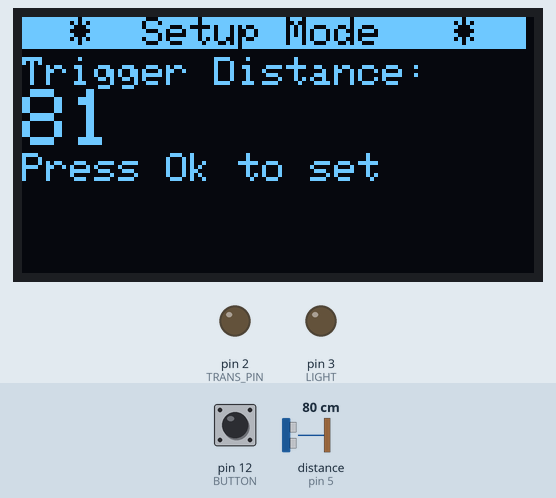
Recording of a sketch running on a simulated Arduino Uno, built with avr-gcc and run on an emulated ATmega328P. Shown: 128×64 one-colour display, output pins drawn as LEDs (lit = HIGH). The test bench sets the inputs (shaded band); at power-on: pin 12 (BUTTON) LOW, distance to the obstacle (sensor on pin 5) 80 cm. The echo pulse lasts 58.3 µs per cm; random numbers use the default seed unless the sketch sets one.

Above: at 3.2 s.
3.3 s: pin 12 (BUTTON) pulled HIGH for 3.2 s
At 3.9 s:
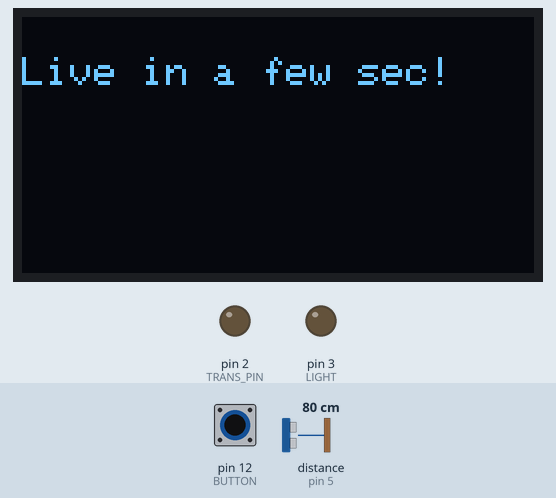
At 21.8 s:
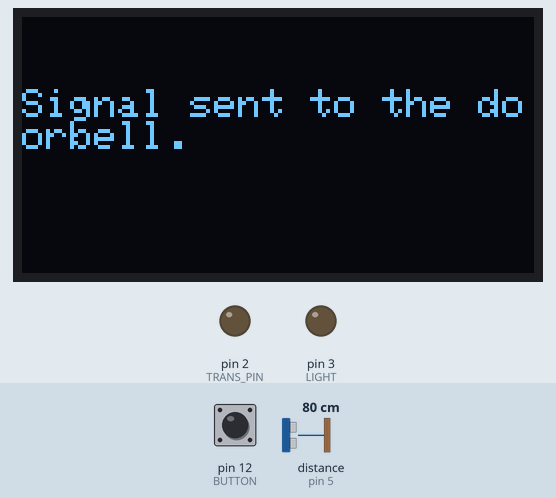
Timing chart, 0 to 22.6 s (numbered marks = the images above; inputs shaded):
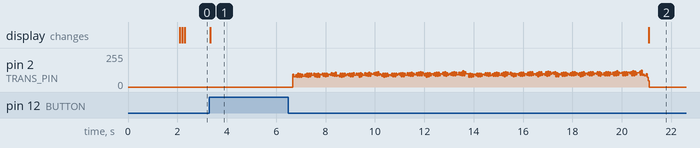

The sketch:

send-signal-to-doorbell-arduino-code-v3.ino
```cpp
#include <Wire.h>
#include <NewPing.h>
#include <Adafruit_GFX.h>
#include <Adafruit_SSD1306.h>
#define inArray(x) (sizeof(x) / sizeof(x[0]))
#define OLED_RESET 4

#define SCREEN_WIDTH 128 // OLED display width, in pixels
#define SCREEN_HEIGHT 64 // OLED display height, in pixels

byte BUTTON = 12; // Settings Button.
byte TRIGGER_PIN = 6;  // Trigger-Pin on the ultrasonic sensor.
byte ECHO_PIN = 5;  // Echo-Pin on the ultrasonic sensor.
int MAX_DISTANCE = 350; // Maximum distance we want to ping for (in centimeters).
#define TRANS_PIN 2 // Transmit Pin
int echoArray[] = {200, 200, 200, 200}; // define the array
byte arrLength = (sizeof( echoArray ) / sizeof( int )); // Get the size of the array

Adafruit_SSD1306 display(SCREEN_WIDTH, SCREEN_HEIGHT, &Wire, OLED_RESET);

NewPing sonar(TRIGGER_PIN, ECHO_PIN, MAX_DISTANCE);


byte LIGHT = 3;
byte counter = 0;
byte TRIGGER_AT_CM = 50;
byte triggered = 0;
byte avgDist;
byte currentSonar = 0;
byte resendCount = 8; // amount of resends.
int resendDelay = 6050; // in microseconds

const int intervalDisplayUpdate = 330;
const int intervalCheck = 100;
const long minDelay = 60000;
const long maxDelay = 660000;
const long sonarInterval = 50;

int currMode = 0;
int setupModeTimeLimit = 20000;
unsigned long countdown = 60000;
unsigned long previousDisplayMillis = 0;
unsigned long previousCheckMillis = 0;
unsigned long previousSonarMillis = 0;
//unsigned long timeArr[5] = {1000, 2000, 3000, 4000, 5000};
unsigned long timeArr[5] = {60000, 180000, 360000, 600000, 1200000};

// First
/*
  byte packets[] = {
  0,0,0,1,
  0,1,0,1,
  0,0,0,1,
  1,1,1,1,
  0,1,0,1,
  0,1,0,0,
  0
  };
*/

// Second
/*
  byte packets[] = {
  0,0,0,1,
  0,1,0,0,
  0,0,0,1,
  1,1,1,1,
  0,1,0,1,
  0,1,0,0,
  0
  };
*/


void setup()   {
  pinMode(LIGHT, OUTPUT);
  pinMode(TRANS_PIN, OUTPUT);
  //Serial.begin(9600);
  display.begin(SSD1306_SWITCHCAPVCC, 0x3C);
  display.clearDisplay();
  randomSeed(analogRead(A1) + analogRead(A4));


  // text display tests
  display.setTextSize(1);
  display.setTextColor(WHITE);
  display.setCursor(0, 0);
  display.println(F("David Skoglund"));
  display.setTextColor(BLACK, WHITE);
  display.println(3.141592);
  display.setTextSize(2);
  display.setTextColor(WHITE);
  display.println(F("0xDOORBELL"));
  display.display();
  delay(2000);
  display.clearDisplay();
}


void loop() {

  unsigned long currentMillis = millis();
  if (currentMillis - previousSonarMillis >= sonarInterval) {

    previousSonarMillis = currentMillis;

    measureSonar(currentSonar);
    currentSonar = currentSonar + 1;

    if (currentSonar >= arrLength) {
      currentSonar = 0;
    }
  }


  // byte state = digitalRead(BUTTON);
  if (currMode == 0) {
    setupMode();
  } else {
    if (digitalRead(BUTTON) == HIGH && triggered == 0) {
      delay(300);
      if (digitalRead(BUTTON) == HIGH) {
        delay(2000);
        currMode = 0; // go back to setup;
      } else {
        ringDoorbell();
        //Serial.println(F("Signal sent to the doorbell."));
        display.clearDisplay();
        display.println(F("Signal sent to the doorbell."));
        display.display();
        delay(2000);
      }
    } else if (digitalRead(BUTTON) == HIGH && triggered == 1) {
      display.clearDisplay();
      display.println(F("Trigger was aborted."));
      display.display();
      triggered = 0;
      delay(2000);
    }
    checkAvg();
    refreshDisplay();

  }
}


void checkAvg(void) {

  unsigned long currentMillis = millis();

  if (currentMillis - previousCheckMillis >= intervalCheck) {

    previousCheckMillis = currentMillis;

    if (triggered == 0) {


      long tmpDist = 0;

      for (int i = 0; i < arrLength; i++)
      {
        tmpDist = tmpDist + echoArray[i];
      }

      avgDist = tmpDist / arrLength;

      if ( avgDist < TRIGGER_AT_CM && avgDist > 0 )
      {
        triggered = 1;
        digitalWrite(LIGHT, HIGH);

        int tmp = random(0, 4);
        countdown = timeArr[tmp];

     //   Serial.print(F("Triggered with millis: "));
     //   Serial.println(countdown);
      }
    } else {
      // Serial.println(countdown);
      if (countdown > 1) {

        countdown = countdown - 100;
        if (countdown > 4000000000) countdown = 0;

      } else {
        ringDoorbell();

        counter = counter + 1;
        countdown = 60000;
   //     Serial.print(F("Counter incrementet to: "));
   //     Serial.println(counter);
        triggered = 0;
        digitalWrite(LIGHT, LOW);
      }

    }
  }
}


void setupMode(void) {
  unsigned long currentMillis = millis();
  if (currentMillis - previousDisplayMillis >= intervalCheck) {
    previousDisplayMillis = currentMillis;
    long tmpDist = 0;

    for (int i = 0; i < arrLength; i++)
    {
      tmpDist = tmpDist + echoArray[i];
    }

    avgDist = tmpDist / arrLength;
    //Serial.print(avgDist);
    //Serial.print(F("cm/avg source("));

//    for (int i = 0; i < arrLength; i++){
     // Serial.print(i);
     // Serial.print("=");
     // Serial.print(echoArray[i]);
  //    if (i < arrLength - 1) Serial.print(", ");
  //  }
  //  Serial.println(")");
    display.clearDisplay();
    display.setCursor(0, 0);
    display.setTextSize(1);
    display.setTextColor(BLACK, WHITE);
    display.println(F("  *  Setup Mode   *  "));
    display.setCursor(0, 10);
    display.setTextColor(WHITE);
    display.setTextSize(1);
    display.println(F("Trigger Distance:"));
    display.setTextSize(2);
    display.println(avgDist);
    display.setTextSize(1);
    display.println(F("Press Ok to set"));
    display.display();

    setupModeTimeLimit = setupModeTimeLimit - 100;

    if (setupModeTimeLimit == 0 || digitalRead(BUTTON) == HIGH) {
      TRIGGER_AT_CM = avgDist;
      currMode = 1;
      display.clearDisplay();
      display.setCursor(0, 10);
      display.println(F("Live in a few sec!"));
      display.display();
      delay(3000);
    }
  }

}

/***
   measureSonar function
   does the measuring.
*/
void measureSonar(byte current) {
  unsigned int uS = sonar.ping();
  int currValue = uS / US_ROUNDTRIP_CM;
  echoArray[current] = currValue;
}


void refreshDisplay(void) {
  unsigned long currentMillis = millis();
  if (currentMillis - previousDisplayMillis >= intervalDisplayUpdate) {
    previousDisplayMillis = currentMillis;
    display.clearDisplay();
    display.setCursor(0, 0);
    display.setTextSize(1);
    display.setTextColor(BLACK, WHITE);
    display.println(F("  *  Pling Plong  *  "));
    display.setCursor(0, 10);
    display.setTextColor(WHITE);
    display.setTextSize(1);
    display.print(F("Trig:"));
    display.print(TRIGGER_AT_CM);
    display.print(F(" Dist:"));
    display.println(avgDist);
    display.print(F("Counter: "));
    display.println(counter);
    if (triggered == 1) {
      display.setTextColor(BLACK, WHITE);
      display.println(F("TRIGGERED"));
      display.setTextColor(WHITE);
      display.print(F("Countdown: "));
      int sec = countdown / 1000;
      if (sec > 60) {
        byte tmpMin = sec / 60;
        display.print(tmpMin);
        display.print("m ");
        display.print(sec - (60 * tmpMin));
        display.println("s");
      } else {
        display.print(sec);
        display.println("s");
      }

    }
    display.display();
  }
}


void longPulse() {
  digitalWrite(TRANS_PIN, HIGH);
  delayMicroseconds(670);
  digitalWrite(TRANS_PIN, LOW);
  delayMicroseconds(190);
}

void shortPulse() {
  digitalWrite(TRANS_PIN, HIGH);
  delayMicroseconds(240);
  digitalWrite(TRANS_PIN, LOW);
  delayMicroseconds(620);
}


void ringDoorbell() {
  for (byte id = 0x00; id <= 0x40; id++)
  {
    //String tmp = "";
    //Serial.print(id);
    //Serial.print(",");

    for (byte i = 1; i <= resendCount; i++) {
      // Initialize Packet with 3 zeros
      for (byte i = 0; i < 3; i++) {
        shortPulse();
       // tmp = tmp+"0";
      }

      // Custom doorbell Id
      for (byte mask = 00000001; mask > 0; mask <<= 1) { //iterate through bit mask
        if (id & mask) {
          longPulse();
         // tmp = tmp+"1";
        } else {
          shortPulse();
         // tmp = tmp+"0";
        }
      }

      // Send The DoorBell Signal
      byte e = 1;
      for (int Tmask = 00000000000001; Tmask > 0; Tmask <<= 1) { //iterate through bit mask
        if (e <= 13) {
          if (0x45F & Tmask){
            longPulse();
           // tmp = tmp+"1";
          } else {
            shortPulse();
          //  tmp = tmp+"0";
          }
        }
        e++;
      }
      shortPulse();
        // tmp = tmp+"0";
        //Serial.println(tmp);
      delayMicroseconds(resendDelay);
    }
  }
  delayMicroseconds(10000);

}
```
